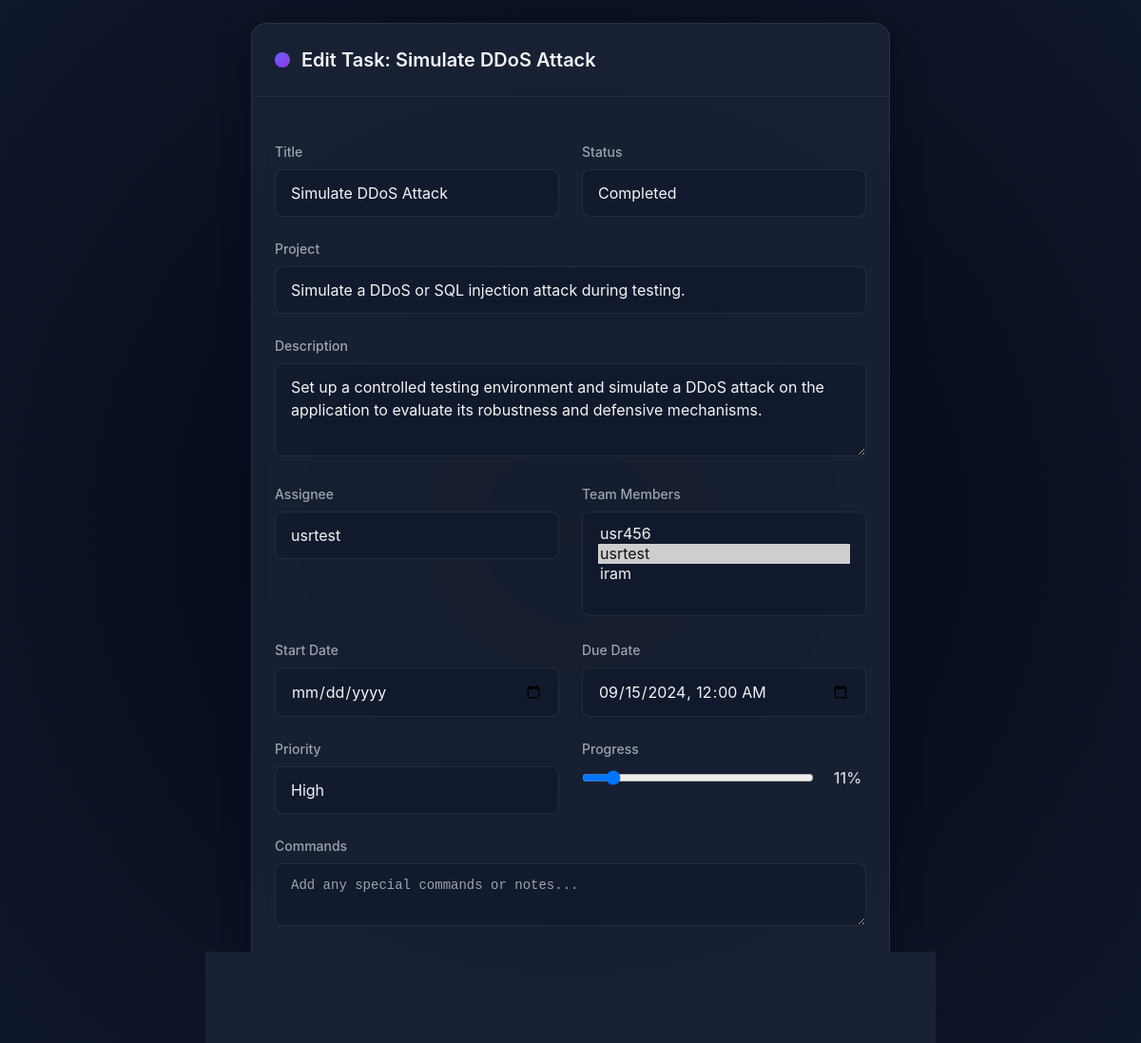
The app's page /tasks/tasks/7/edit/ (signed in) with its own data.
### tasks/models.py (models this page shows, shortened)
class Task(models.Model):
    STATUS_CHOICES = [
        ('not_started', 'Not Started'),
        ('in_progress', 'In Progress'),
        ('completed', 'Completed'),
        ('overdue', 'Overdue'),
    ]
    PRIORITY_CHOICES = [
        ('low', 'Low'),
        ('medium', 'Medium'),
        ('high', 'High'),
        ('critical', 'Critical'),
    ]
    project = models.ForeignKey(
        Project,
        on_delete=models.CASCADE,
        related_name="tasks_from_tasks_app",
    )
    title = models.CharField(max_length=255)
    description = models.TextField()
    team_members = models.ManyToManyField(
        settings.AUTH_USER_MODEL,
        blank=True,
        related_name='task_team_members'
    )
    assignee = models.ForeignKey(
        settings.AUTH_USER_MODEL,
        on_delete=models.SET_NULL,
        null=True,
        blank=True,
        related_name='assigned_tasks'
    )
    start_date = models.DateField(null=True, blank=True)
    due_date = models.DateTimeField(null=True, blank=True)
    status = models.CharField(max_length=20, choices=STATUS_CHOICES, default='not_started')
    priority = models.CharField(max_length=10, choices=PRIORITY_CHOICES, default='low')
    progress = models.PositiveIntegerField(default=0)
    commands = models.TextField(blank=True, null=True)
    created_at = models.DateTimeField(auto_now_add=True)

### project/decorators.py (the view)
    def wrapper(request, *args, **kwargs):
        if request.user.is_authenticated and request.user.role in ['admin', 'manager']:
            return view_func(request, *args, **kwargs)
        messages.error(request, "You are not authorized to access this page.")
        return redirect('dashboard')  # or wherever you want

### tasks/forms.py
class TaskForm(forms.ModelForm):
    class Meta:
        model = Task
        fields = [
            'title',
            'description',
            'project',
            'start_date',
            'due_date',
            'priority',
            'assignee',       # ✅ correct
            'team_members',   # ✅ correct
            'progress',
            'commands',
            'status',
        ]
        widgets = {
            'start_date': forms.DateInput(attrs={'type': 'date'}),
            'due_date': forms.DateTimeInput(attrs={'type': 'datetime-local'}),
            'description': forms.Textarea(attrs={'rows': 4}),
            'commands': forms.Textarea(attrs={'rows': 3}),
        }
    def __init__(self, *args, **kwargs):
        super().__init__(*args, **kwargs)
        self.fields['assignee'].queryset = User.objects.all()
        self.fields['team_members'].queryset = User.objects.all()

### project/models.py (called while the page is built)
    def __str__(self):
        return self.title

### tasks/views.py (called while the page is built)
@login_required
@is_project_manager_or_admin
def task_edit(request, pk):
    task = get_object_or_404(Task, pk=pk)
    if request.method == 'POST':
        form = TaskForm(request.POST, instance=task)
        if form.is_valid():
            form.save()
            messages.success(request, "Task updated successfully!")
            return redirect('tasks:tasks_tab')
        else:
            messages.error(request, "Form validation failed. Please correct the errors.")
    else:
        form = TaskForm(instance=task)
    return render(request, 'tasks/task_edit.html', {'form': form, 'task': task})

### users/context_processors.py (called while the page is built)
def user_roles(request):
    user = request.user
    is_admin = False
    if user.is_authenticated:
        user_groups = user.groups.values_list('name', flat=True)
        is_admin = 'Admin' in user_groups
    return {
        'is_admin': is_admin
    }

### users/models.py (called while the page is built)
    def __str__(self):
        return self.username

### tasks/templates/tasks/task_edit.html (shortened to what this page needs)
{% load widget_tweaks %}
<!DOCTYPE html>
<html lang="en">
<head>
    <script src="https://cdn.tailwindcss.com" nonce="{{ request.csp_nonce }}"></script>
    <link rel="stylesheet" href="https://cdnjs.cloudflare.com/ajax/libs/font-awesome/6.4.0/css/all.min.css">
</head>
<body class="bg-gray-950 text-gray-100 font-['Inter'] min-h-screen flex items-center justify-center p-6">
    <div class="glass-card w-full max-w-2xl rounded-2xl overflow-hidden">
        <div class="border-b border-gray-800 p-6 flex items-center justify-between">
            <div class="flex items-center space-x-3">
                <div class="bg-gradient-to-br from-indigo-500 to-purple-600 p-2 rounded-lg">
                </div>
                <h1 class="text-xl font-semibold">Edit Task: {{ task.title|truncatechars:20 }}</h1>
            </div>
        </div>
        <div class="p-6">
            <form method="POST" class="space-y-6">
                <div class="grid md:grid-cols-2 gap-6">
                    <div>
                        <label class="block text-sm font-medium text-gray-400 mb-2">Title</label>
                        {% render_field form.title class="form-input w-full px-4 py-3 rounded-lg focus:outline-none" placeholder="Task title" %}
                    </div>
                    <div>
                        <label class="block text-sm font-medium text-gray-400 mb-2">Status</label>
                        <div class="relative">
                            {% render_field form.status class="form-input w-full px-4 py-3 rounded-lg focus:outline-none appearance-none" %}
                            <div class="absolute inset-y-0 right-0 flex items-center pr-3 pointer-events-none">
                            </div>
                        </div>
                    </div>
                </div>
                <div>
                    <label class="block text-sm font-medium text-gray-400 mb-2">Project</label>
                    {% render_field form.project class="form-input w-full px-4 py-3 rounded-lg focus:outline-none appearance-none" %}
                </div>
                <div>
                    <label class="block text-sm font-medium text-gray-400 mb-2">Description</label>
                    {% render_field form.description class="form-input w-full px-4 py-3 rounded-lg focus:outline-none" rows="3" placeholder="Task description..." %}
                </div>
                <div class="grid md:grid-cols-2 gap-6">
                    <div>
                        <label class="block text-sm font-medium text-gray-400 mb-2">Assignee</label>
                        <div class="relative">
                            {% render_field form.assignee class="form-input w-full px-4 py-3 rounded-lg focus:outline-none appearance-none" %}
                            <div class="absolute inset-y-0 right-0 flex items-center pr-3 pointer-events-none">
                            </div>
                        </div>
                    </div>
                    <div>
                        <label class="block text-sm font-medium text-gray-400 mb-2">Team Members</label>
                        <div class="relative">
                            {% render_field form.team_members class="form-input w-full px-4 py-3 rounded-lg focus:outline-none" %}
                        </div>
                    </div>
                </div>
                <div class="grid md:grid-cols-2 gap-6">
                    <div>
                        <label class="block text-sm font-medium text-gray-400 mb-2">Start Date</label>
                        <div class="relative">
                            {% render_field form.start_date class="form-input w-full px-4 py-3 rounded-lg focus:outline-none" %}
                            <div class="absolute inset-y-0 right-0 flex items-center pr-3 pointer-events-none">
                            </div>
                        </div>
                    </div>
                    <div>
                        <label class="block text-sm font-medium text-gray-400 mb-2">Due Date</label>
                        <div class="relative">
                            {% render_field form.due_date class="form-input w-full px-4 py-3 rounded-lg focus:outline-none" %}
                            <div class="absolute inset-y-0 right-0 flex items-center pr-3 pointer-events-none">
                            </div>
                        </div>
                    </div>
                </div>
                <div class="grid md:grid-cols-2 gap-6">
                    <div>
                        <label class="block text-sm font-medium text-gray-400 mb-2">Priority</label>
                        <div class="relative">
                            {% render_field form.priority class="form-input w-full px-4 py-3 rounded-lg focus:outline-none appearance-none" %}
                            <div class="absolute inset-y-0 right-0 flex items-center pr-3 pointer-events-none">
                            </div>
                        </div>
                    </div>
                    <div>
                        <label class="block text-sm font-medium text-gray-400 mb-2">Progress</label>
                        <div class="flex items-center space-x-4">
                            {% render_field form.progress class="w-full rounded-lg bg-gray-800/50" type="range" min="0" max="100" %}
                            <span id="progressValue" class="text-gray-300 font-medium w-12 text-center">{{ form.progress.value|default:0 }}%</span>
                        </div>
                    </div>
                </div>
                <div>
                    <label class="block text-sm font-medium text-gray-400 mb-2">Commands</label>
                    {% render_field form.commands class="form-input w-full px-4 py-3 rounded-lg focus:outline-none font-mono text-sm" rows="2" placeholder="Add any special commands or notes..." %}
                </div>
                <div class="flex justify-between items-center pt-6 border-t border-gray-800/50">
                    <a href="{% url 'tasks:tasks_tab' %}" class="text-cyan-400 hover:text-cyan-300 transition-colors">
                    </a>
                    <button type="submit" class="flex items-center bg-gradient-to-r from-cyan-500 to-purple-600 text-white font-medium py-2 px-6 rounded-lg hover:from-cyan-600 hover:to-purple-700 transition-all shadow-lg">
                    </button>
                </div>
            </form>
        </div>
    </div>
    <link href="https://cdn.jsdelivr.net/npm/select2@4.1.0-rc.0/dist/css/select2.min.css" rel="stylesheet" />
</body>
</html>

### tasks/templates/tasks/task_edit.html (style rules this page uses)
:root { --primary: #6366f1; --secondary: #8b5cf6; --dark: #0f172a; --darker: #020617; --light: #f1f5f9; --card: #1e293b; }
body { background: radial-gradient(circle at center, var(--darker), var(--dark)); color: var(--light); }
.glass-card { background: rgba(30, 41, 59, 0.7); backdrop-filter: blur(12px); border: 1px solid rgba(255, 255, 255, 0.08); box-shadow: 0 8px 32px rgba(2, 6, 23, 0.3); }
.form-input { background: rgba(15, 23, 42, 0.5); border: 1px solid rgba(255, 255, 255, 0.08); transition: all 0.3s cubic-bezier(0.4, 0, 0.2, 1); }

### records on screen
Task: title "Simulate DDoS Attack", status "Completed", project "Simulate a DDoS or SQL injection attack during testing.", description "Set up a controlled testing environment and simulate a DDoS attack on the application to evaluate its robustness and defensive mechanisms.", assignee "usrtest", due_date "09/15/2024 00:00", priority "High", progress "11"
